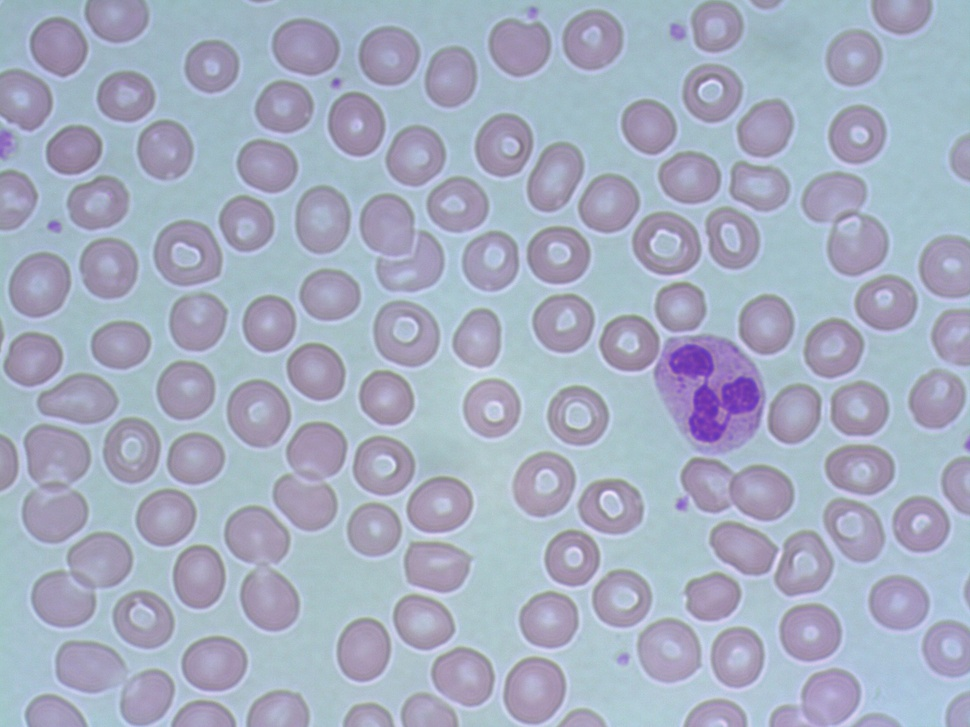
%> input picture _parcial3/Neutrophil2.jpg, 970 x 727 px, shrunk from 2048 x 1536 before the run
$ octave Punto3.m   (GNU Octave 9; MATLAB toolbox functions it lacks are replaced by stand-ins)
%> lines starting %> are read from the running program, lines starting %| are printed output that depends on the picture; in (x1, y1, x2, y2) boxes, pixels count from 0 and x2, y2 are one past the last pixel; in counts of white or black regions, pixels touching at a corner belong together; the program's own positions count from 1
close all
clear
clc

% Leer la imagen
imagen = imread('Neutrophil2.jpg');
%> imagen is the input picture: size 727x970x3 uint8; mean R, G, B 165.4, 173.3, 192.3

% Convertir la imagen a escala de grises
imagenGris = rgb2gray(imagen);
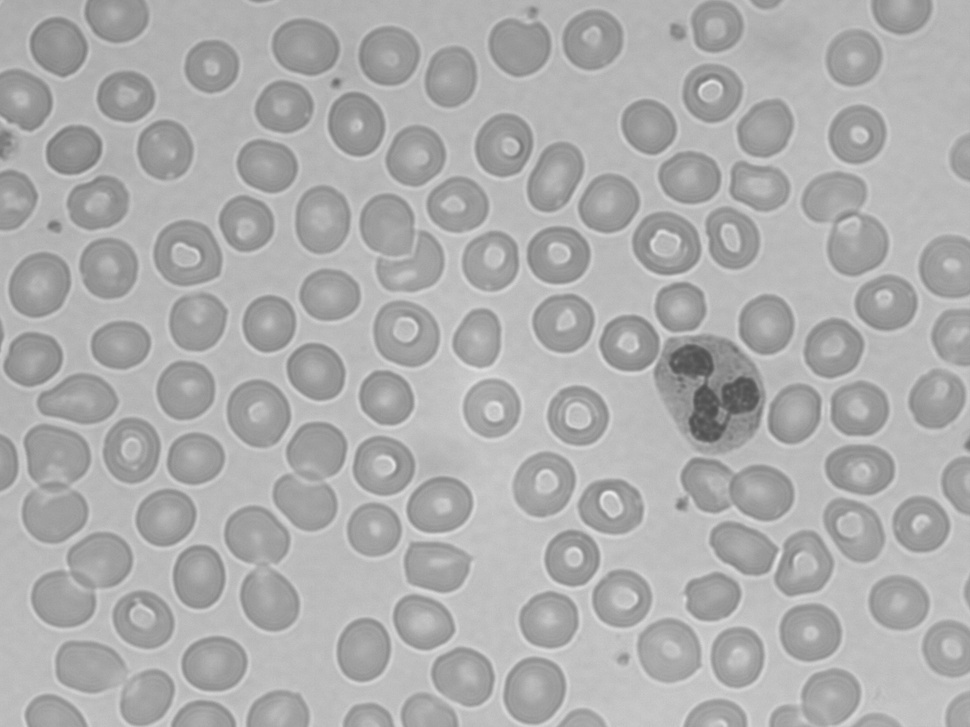
%> imagenGris: size 727x970 uint8; min 76, max 233, mean 173.1

% Aplicar un filtro mediano para reducir el ruido
imagenFiltrada = medfilt2(imagenGris, [3 3]);

% Umbralizar la imagen para segmentar los glóbulos rojos y el neutrófilo
umbral = graythresh(imagenFiltrada);
%> umbral = 0.667
imagenBinaria = imbinarize(imagenFiltrada, umbral);
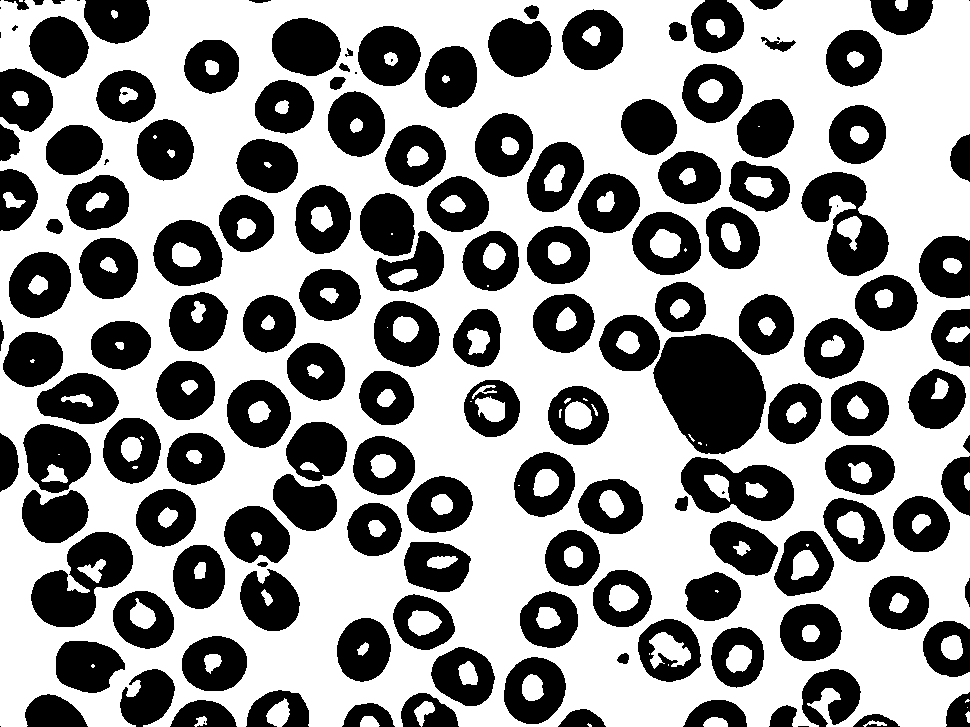
%> imagenBinaria: size 727x970 logical; 58.5% white; 158 black regions (15 under 20 px), largest, box (x1, y1, x2, y2) and area: (653, 334, 766, 454) 9987, (31, 532, 133, 627) 5174, (801, 172, 889, 276) 4722
imshow(imagenBinaria), title('Imagen Blanca y Negra');

% Eliminar el neutrófilo utilizando operaciones morfológicas
se = strel('disk', 7);
imagenSinNeutrofilo = imopen(imagenBinaria, se);
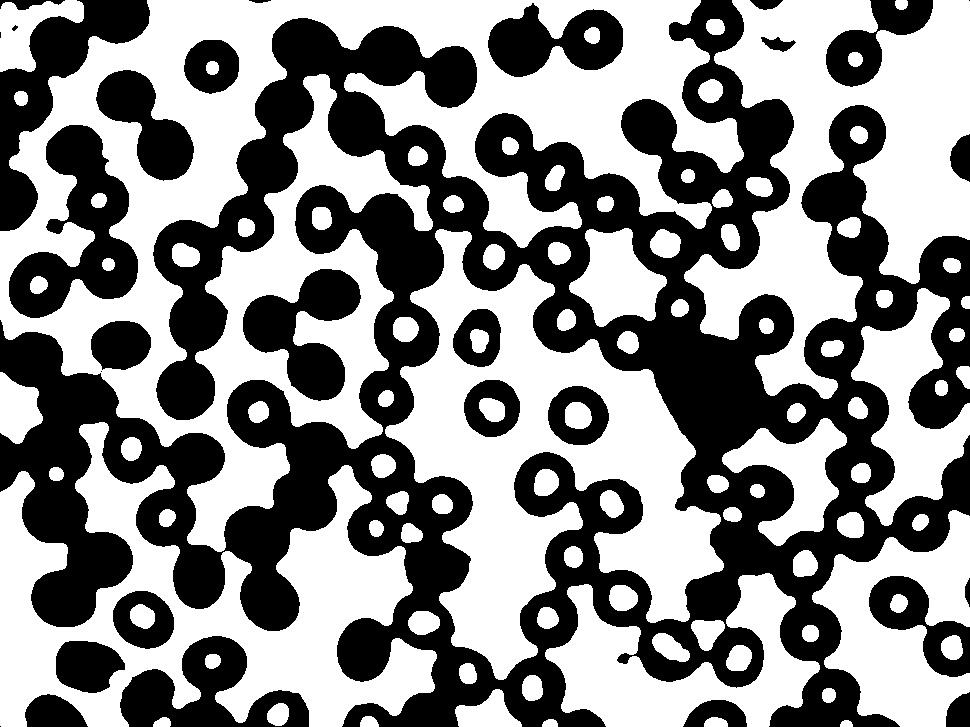
%> imagenSinNeutrofilo: size 727x970 logical; 54.3% white; 30 black regions (4 under 20 px), largest, box (x1, y1, x2, y2) and area: (0, 0, 970, 727) 244047, (9, 125, 138, 318) 11382, (0, 0, 150, 231) 10583
imshow(imagenSinNeutrofilo), title('imagen sin neutrofilo');

% Etiquetar los componentes conectados (glóbulos rojos)
[etiquetado, numero] = bwlabel(imagenSinNeutrofilo);
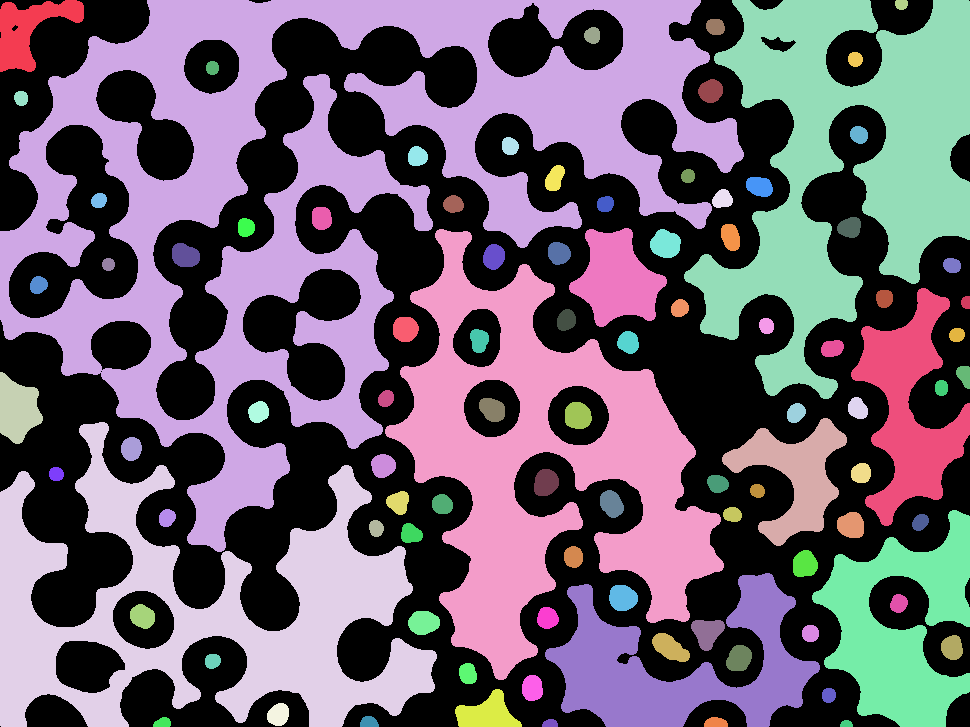
%> etiquetado: size 727x970 double; 97 distinct labels, from 0 to 96; one colour per label, 0 black
%> numero = 96

% Mostrar la imagen original y la segmentación
figure;subplot(1,2,1), imshow(imagen), title('Imagen Original');
       subplot(1,2,2), imshow(label2rgb(etiquetado)), title('Segmentación de Glóbulos Rojos');
%> after `imshow(label2rgb(etiquetado))`:
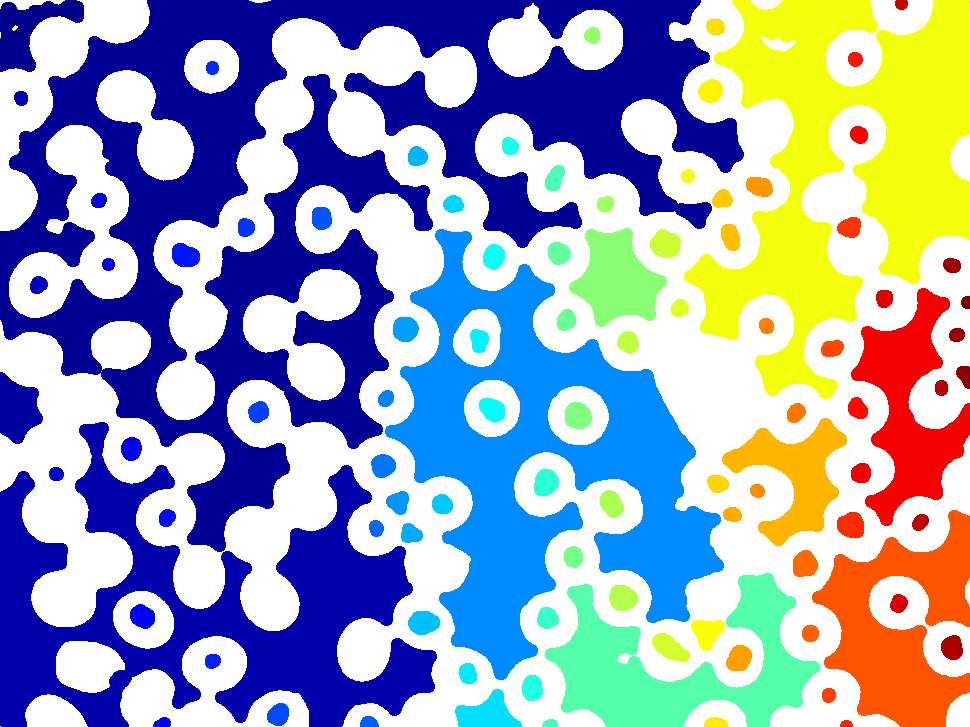
%> displayed picture: size 727x970x3, on the screen's scale of 0 to 255; mean R, G, B 155.8, 165.6, 189.2
